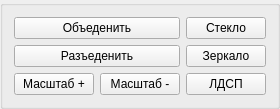
       <widget class="QGroupBox" name="tools">
        <property name="sizePolicy">
         <sizepolicy hsizetype="Preferred" vsizetype="Fixed">
          <horstretch>0</horstretch>
          <verstretch>0</verstretch>
         </sizepolicy>
        </property>
        <layout class="QGridLayout" name="gridLayout_2">
         <item row="2" column="1">
          <widget class="QPushButton" name="btn_nimus">
           <property name="text">
            <string>Масштаб -</string>
           </property>
          </widget>
         </item>
         <item row="0" column="2">
          <widget class="QPushButton" name="btn_grass">
           <property name="text">
            <string>Стекло</string>
           </property>
          </widget>
         </item>
         <item row="1" column="2">
          <widget class="QPushButton" name="btn_mirror">
           <property name="text">
            <string>Зеркало</string>
           </property>
          </widget>
         </item>
         <item row="2" column="2">
          <widget class="QPushButton" name="btn_LDSP">
           <property name="text">
            <string>ЛДСП</string>
           </property>
          </widget>
         </item>
         <item row="2" column="0">
          <widget class="QPushButton" name="btn_plus">
           <property name="text">
            <string>Масштаб +</string>
           </property>
          </widget>
         </item>
         <item row="1" column="0" colspan="2">
          <widget class="QPushButton" name="btn_unmerge">
           <property name="text">
            <string>Разъеденить</string>
           </property>
          </widget>
         </item>
         <item row="0" column="0" colspan="2">
          <widget class="QPushButton" name="btn_merge">
           <property name="text">
            <string>Объеденить</string>
           </property>
          </widget>
         </item>
        </layout>
       </widget>
